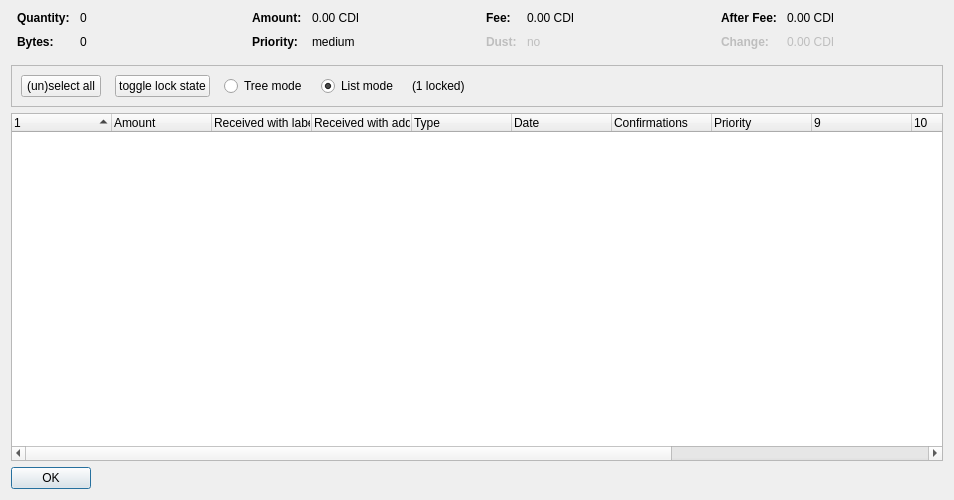
<?xml version="1.0" encoding="UTF-8"?>
<ui version="4.0">
 <class>CoinControlDialog</class>
 <widget class="QDialog" name="CoinControlDialog">
  <property name="geometry">
   <rect>
    <x>0</x>
    <y>0</y>
    <width>954</width>
    <height>500</height>
   </rect>
  </property>
  <property name="windowTitle">
   <string>Coin Selection</string>
  </property>
  <layout class="QVBoxLayout" name="verticalLayout">
   <item>
    <layout class="QHBoxLayout" name="horizontalLayoutTop" stretch="0,0,0,0">
     <property name="topMargin">
      <number>0</number>
     </property>
     <property name="bottomMargin">
      <number>10</number>
     </property>
     <item>
      <layout class="QFormLayout" name="formLayoutCoinControl1">
       <property name="horizontalSpacing">
        <number>10</number>
       </property>
       <property name="verticalSpacing">
        <number>10</number>
       </property>
       <property name="leftMargin">
        <number>6</number>
       </property>
       <property name="rightMargin">
        <number>6</number>
       </property>
       <item row="0" column="0">
        <widget class="QLabel" name="labelCoinControlQuantityText">
         <property name="font">
          <font>
           <weight>75</weight>
           <bold>true</bold>
          </font>
         </property>
         <property name="text">
          <string>Quantity:</string>
         </property>
        </widget>
       </item>
       <item row="0" column="1">
        <widget class="QLabel" name="labelCoinControlQuantity">
         <property name="cursor">
          <cursorShape>IBeamCursor</cursorShape>
         </property>
         <property name="contextMenuPolicy">
          <enum>Qt::ActionsContextMenu</enum>
         </property>
         <property name="text">
          <string notr="true">0</string>
         </property>
         <property name="textInteractionFlags">
          <set>Qt::LinksAccessibleByMouse|Qt::TextSelectableByKeyboard|Qt::TextSelectableByMouse</set>
         </property>
        </widget>
       </item>
       <item row="1" column="0">
        <widget class="QLabel" name="labelCoinControlBytesText">
         <property name="font">
          <font>
           <weight>75</weight>
           <bold>true</bold>
          </font>
         </property>
         <property name="text">
          <string>Bytes:</string>
         </property>
        </widget>
       </item>
       <item row="1" column="1">
        <widget class="QLabel" name="labelCoinControlBytes">
         <property name="cursor">
          <cursorShape>IBeamCursor</cursorShape>
         </property>
         <property name="contextMenuPolicy">
          <enum>Qt::ActionsContextMenu</enum>
         </property>
         <property name="text">
          <string notr="true">0</string>
         </property>
         <property name="textInteractionFlags">
          <set>Qt::LinksAccessibleByMouse|Qt::TextSelectableByKeyboard|Qt::TextSelectableByMouse</set>
         </property>
        </widget>
       </item>
      </layout>
     </item>
     <item>
      <layout class="QFormLayout" name="formLayoutCoinControl2">
       <property name="horizontalSpacing">
        <number>10</number>
       </property>
       <property name="verticalSpacing">
        <number>10</number>
       </property>
       <property name="leftMargin">
        <number>6</number>
       </property>
       <property name="rightMargin">
        <number>6</number>
       </property>
       <item row="0" column="0">
        <widget class="QLabel" name="labelCoinControlAmountText">
         <property name="font">
          <font>
           <weight>75</weight>
           <bold>true</bold>
          </font>
         </property>
         <property name="text">
          <string>Amount:</string>
         </property>
        </widget>
       </item>
       <item row="0" column="1">
        <widget class="QLabel" name="labelCoinControlAmount">
         <property name="cursor">
          <cursorShape>IBeamCursor</cursorShape>
         </property>
         <property name="contextMenuPolicy">
          <enum>Qt::ActionsContextMenu</enum>
         </property>
         <property name="text">
          <string notr="true">0.00 CDI</string>
         </property>
         <property name="textInteractionFlags">
          <set>Qt::LinksAccessibleByMouse|Qt::TextSelectableByKeyboard|Qt::TextSelectableByMouse</set>
         </property>
        </widget>
       </item>
       <item row="1" column="0">
        <widget class="QLabel" name="labelCoinControlPriorityText">
         <property name="font">
          <font>
           <weight>75</weight>
           <bold>true</bold>
          </font>
         </property>
         <property name="text">
          <string>Priority:</string>
         </property>
        </widget>
       </item>
       <item row="1" column="1">
        <widget class="QLabel" name="labelCoinControlPriority">
         <property name="cursor">
          <cursorShape>IBeamCursor</cursorShape>
         </property>
         <property name="contextMenuPolicy">
          <enum>Qt::ActionsContextMenu</enum>
         </property>
         <property name="text">
          <string>medium</string>
         </property>
         <property name="textInteractionFlags">
          <set>Qt::LinksAccessibleByMouse|Qt::TextSelectableByKeyboard|Qt::TextSelectableByMouse</set>
         </property>
        </widget>
       </item>
      </layout>
     </item>
     <item>
      <layout class="QFormLayout" name="formLayoutCoinControl3">
       <property name="horizontalSpacing">
        <number>10</number>
       </property>
       <property name="verticalSpacing">
        <number>10</number>
       </property>
       <property name="leftMargin">
        <number>6</number>
       </property>
       <property name="rightMargin">
        <number>6</number>
       </property>
       <item row="0" column="0">
        <widget class="QLabel" name="labelCoinControlFeeText">
         <property name="font">
          <font>
           <weight>75</weight>
           <bold>true</bold>
          </font>
         </property>
         <property name="text">
          <string>Fee:</string>
         </property>
        </widget>
       </item>
       <item row="0" column="1">
        <widget class="QLabel" name="labelCoinControlFee">
         <property name="cursor">
          <cursorShape>IBeamCursor</cursorShape>
         </property>
         <property name="contextMenuPolicy">
          <enum>Qt::ActionsContextMenu</enum>
         </property>
         <property name="text">
          <string notr="true">0.00 CDI</string>
         </property>
         <property name="textInteractionFlags">
          <set>Qt::LinksAccessibleByMouse|Qt::TextSelectableByKeyboard|Qt::TextSelectableByMouse</set>
         </property>
        </widget>
       </item>
       <item row="1" column="0">
        <widget class="QLabel" name="labelCoinControlLowOutputText">
         <property name="enabled">
          <bool>false</bool>
         </property>
         <property name="font">
          <font>
           <weight>75</weight>
           <bold>true</bold>
          </font>
         </property>
         <property name="text">
          <string>Dust:</string>
         </property>
        </widget>
       </item>
       <item row="1" column="1">
        <widget class="QLabel" name="labelCoinControlLowOutput">
         <property name="enabled">
          <bool>false</bool>
         </property>
         <property name="cursor">
          <cursorShape>IBeamCursor</cursorShape>
         </property>
         <property name="contextMenuPolicy">
          <enum>Qt::ActionsContextMenu</enum>
         </property>
         <property name="text">
          <string>no</string>
         </property>
         <property name="textInteractionFlags">
          <set>Qt::LinksAccessibleByMouse|Qt::TextSelectableByKeyboard|Qt::TextSelectableByMouse</set>
         </property>
        </widget>
       </item>
      </layout>
     </item>
     <item>
      <layout class="QFormLayout" name="formLayoutCoinControl4">
       <property name="horizontalSpacing">
        <number>10</number>
       </property>
       <property name="verticalSpacing">
        <number>10</number>
       </property>
       <property name="leftMargin">
        <number>6</number>
       </property>
       <property name="rightMargin">
        <number>6</number>
       </property>
       <item row="0" column="0">
        <widget class="QLabel" name="labelCoinControlAfterFeeText">
         <property name="font">
          <font>
           <weight>75</weight>
           <bold>true</bold>
          </font>
         </property>
         <property name="text">
          <string>After Fee:</string>
         </property>
        </widget>
       </item>
       <item row="0" column="1">
        <widget class="QLabel" name="labelCoinControlAfterFee">
         <property name="cursor">
          <cursorShape>IBeamCursor</cursorShape>
         </property>
         <property name="contextMenuPolicy">
          <enum>Qt::ActionsContextMenu</enum>
         </property>
         <property name="text">
          <string notr="true">0.00 CDI</string>
         </property>
         <property name="textInteractionFlags">
          <set>Qt::LinksAccessibleByMouse|Qt::TextSelectableByKeyboard|Qt::TextSelectableByMouse</set>
         </property>
        </widget>
       </item>
       <item row="1" column="0">
        <widget class="QLabel" name="labelCoinControlChangeText">
         <property name="enabled">
          <bool>false</bool>
         </property>
         <property name="font">
          <font>
           <weight>75</weight>
           <bold>true</bold>
          </font>
         </property>
         <property name="text">
          <string>Change:</string>
         </property>
        </widget>
       </item>
       <item row="1" column="1">
        <widget class="QLabel" name="labelCoinControlChange">
         <property name="enabled">
          <bool>false</bool>
         </property>
         <property name="cursor">
          <cursorShape>IBeamCursor</cursorShape>
         </property>
         <property name="contextMenuPolicy">
          <enum>Qt::ActionsContextMenu</enum>
         </property>
         <property name="text">
          <string notr="true">0.00 CDI</string>
         </property>
         <property name="textInteractionFlags">
          <set>Qt::LinksAccessibleByMouse|Qt::TextSelectableByKeyboard|Qt::TextSelectableByMouse</set>
         </property>
        </widget>
       </item>
      </layout>
     </item>
    </layout>
   </item>
   <item>
    <widget class="QFrame" name="frame">
     <property name="minimumSize">
      <size>
       <width>0</width>
       <height>40</height>
      </size>
     </property>
     <property name="frameShape">
      <enum>QFrame::StyledPanel</enum>
     </property>
     <property name="frameShadow">
      <enum>QFrame::Sunken</enum>
     </property>
     <layout class="QHBoxLayout" name="horizontalLayout">
      <item>
       <layout class="QHBoxLayout" name="horizontalLayoutPanel" stretch="0,0,0,0,0,0">
        <property name="spacing">
         <number>14</number>
        </property>
        <item>
         <widget class="QPushButton" name="pushButtonSelectAll">
          <property name="sizePolicy">
           <sizepolicy hsizetype="Maximum" vsizetype="Fixed">
            <horstretch>0</horstretch>
            <verstretch>0</verstretch>
           </sizepolicy>
          </property>
          <property name="text">
           <string>(un)select all</string>
          </property>
          <property name="autoDefault">
           <bool>false</bool>
          </property>
         </widget>
        </item>
        <item>
         <widget class="QPushButton" name="pushButtonToggleLock">
          <property name="sizePolicy">
           <sizepolicy hsizetype="Maximum" vsizetype="Fixed">
            <horstretch>0</horstretch>
            <verstretch>0</verstretch>
           </sizepolicy>
          </property>
          <property name="text">
           <string>toggle lock state</string>
          </property>
          <property name="autoDefault">
           <bool>false</bool>
          </property>
         </widget>
        </item>
        <item>
         <widget class="QRadioButton" name="radioTreeMode">
          <property name="sizePolicy">
           <sizepolicy hsizetype="Maximum" vsizetype="Fixed">
            <horstretch>0</horstretch>
            <verstretch>0</verstretch>
           </sizepolicy>
          </property>
          <property name="text">
           <string>Tree mode</string>
          </property>
         </widget>
        </item>
        <item>
         <widget class="QRadioButton" name="radioListMode">
          <property name="sizePolicy">
           <sizepolicy hsizetype="Maximum" vsizetype="Fixed">
            <horstretch>0</horstretch>
            <verstretch>0</verstretch>
           </sizepolicy>
          </property>
          <property name="text">
           <string>List mode</string>
          </property>
          <property name="checked">
           <bool>true</bool>
          </property>
         </widget>
        </item>
        <item>
         <widget class="QLabel" name="labelLocked">
          <property name="text">
           <string>(1 locked)</string>
          </property>
         </widget>
        </item>
        <item>
         <spacer name="horizontalSpacer">
          <property name="orientation">
           <enum>Qt::Horizontal</enum>
          </property>
          <property name="sizeHint" stdset="0">
           <size>
            <width>40</width>
            <height>20</height>
           </size>
          </property>
         </spacer>
        </item>
       </layout>
      </item>
     </layout>
    </widget>
   </item>
   <item>
    <widget class="CoinControlTreeWidget" name="treeWidget">
     <property name="contextMenuPolicy">
      <enum>Qt::CustomContextMenu</enum>
     </property>
     <property name="sortingEnabled">
      <bool>false</bool>
     </property>
     <property name="columnCount">
      <number>13</number>
     </property>
     <attribute name="headerShowSortIndicator" stdset="0">
      <bool>true</bool>
     </attribute>
     <attribute name="headerStretchLastSection">
      <bool>false</bool>
     </attribute>
     <column>
      <property name="text">
       <string/>
      </property>
     </column>
     <column>
      <property name="text">
       <string>Amount</string>
      </property>
     </column>
     <column>
      <property name="text">
       <string>Received with label</string>
      </property>
     </column>
     <column>
      <property name="text">
       <string>Received with address</string>
      </property>
     </column>
     <column>
      <property name="text">
       <string>Type</string>
      </property>
     </column>
     <column>
      <property name="text">
       <string>Date</string>
      </property>
     </column>
     <column>
      <property name="text">
       <string>Confirmations</string>
      </property>
      <property name="toolTip">
       <string>Confirmed</string>
      </property>
     </column>
     <column>
      <property name="text">
       <string>Priority</string>
      </property>
     </column>
     <column>
      <property name="text">
       <string/>
      </property>
     </column>
     <column>
      <property name="text">
       <string/>
      </property>
     </column>
     <column>
      <property name="text">
       <string/>
      </property>
     </column>
     <column>
      <property name="text">
       <string/>
      </property>
     </column>
     <column>
      <property name="text">
       <string/>
      </property>
     </column>
    </widget>
   </item>
   <item>
    <widget class="QDialogButtonBox" name="buttonBox">
     <property name="sizePolicy">
      <sizepolicy hsizetype="Maximum" vsizetype="Fixed">
       <horstretch>0</horstretch>
       <verstretch>0</verstretch>
      </sizepolicy>
     </property>
     <property name="orientation">
      <enum>Qt::Horizontal</enum>
     </property>
     <property name="standardButtons">
      <set>QDialogButtonBox::Ok</set>
     </property>
    </widget>
   </item>
  </layout>
 </widget>
 <customwidgets>
  <customwidget>
   <class>CoinControlTreeWidget</class>
   <extends>QTreeWidget</extends>
   <header>coincontroltreewidget.h</header>
  </customwidget>
 </customwidgets>
 <resources/>
 <connections/>
</ui>
